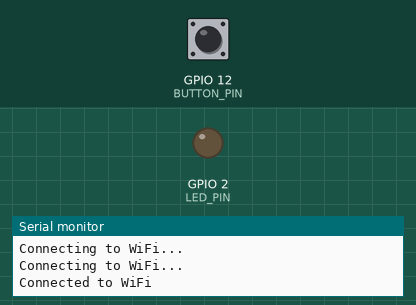
Recording of a sketch running on a simulated ESP32. On the bench: output pins drawn as LEDs (lit = HIGH), the last lines printed to the serial monitor. The inputs (shaded band) are chosen by the test bench; at power-on: GPIO 12 (BUTTON_PIN) HIGH. WiFi joins after 1.5 s; servers stay silent unless stated; uploads are accepted with an empty reply.

Above: at 2.7 s.
2.8 s: GPIO 12 (BUTTON_PIN) pulled LOW for 0.15 s
At 3.9 s:
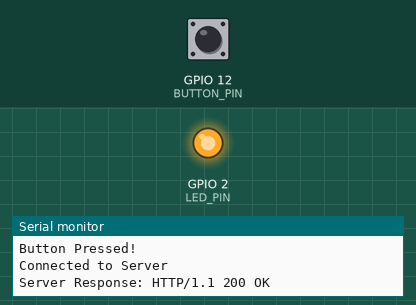
Timing chart, 0 to 24.6 s (numbered marks = the images above; inputs shaded):
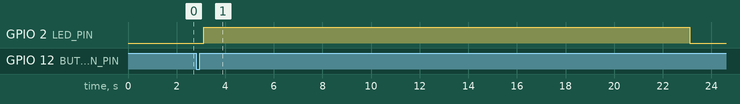

The sketch:

Client.ino
```cpp
#include <WiFi.h>

// WiFi credentials and server address
const char* ssid = "NETGEAR22";
const char* password = "greatoctopus400";
const char* serverIP = "192.168.0.31";

// Pin definitions
#define BUTTON_PIN 12
#define LED_PIN 2 // Adjust to your LED's connected pin

// Constants
const unsigned long DEBOUNCE_TIME = 50; // Debounce time in milliseconds

// Variables for debouncing
unsigned long lastDebounceTime = 0;
int lastButtonState = HIGH;
int buttonState;

void setup() {
  Serial.begin(115200);
  pinMode(BUTTON_PIN, INPUT_PULLUP);
  pinMode(LED_PIN, OUTPUT);

  // Initialize WiFi
  WiFi.begin(ssid, password);
  while (WiFi.status() != WL_CONNECTED) {
    delay(500);
    Serial.println("Connecting to WiFi...");
  }
  Serial.println("Connected to WiFi");
}

void loop() {
  int readButton = digitalRead(BUTTON_PIN);

  // Check for a button state change
  if (readButton != lastButtonState) {
    lastDebounceTime = millis();
  }

  if ((millis() - lastDebounceTime) > DEBOUNCE_TIME) {
    // If the button state has changed:
    if (readButton != buttonState) {
      buttonState = readButton;

      // Button press logic
      if (buttonState == LOW) {
        Serial.println("Button Pressed!");
        if (sendRequest()) {
          // Turn on the LED if the server received the message
          digitalWrite(LED_PIN, HIGH);
          delay(20000); // LED on for 1 second
          digitalWrite(LED_PIN, LOW);
        }
      }
    }
  }

  lastButtonState = readButton;
}

bool sendRequest() {
  WiFiClient client;
  const int maxRetries = 10; // Maximum number of connection attempts
  int attempt = 0;
  bool connected = false;

  // Attempt to connect to the server with retries
  while (!connected && attempt < maxRetries) {
    if (client.connect(serverIP, 80)) {
      connected = true; // Successful connection
      Serial.println("Connected to Server");

      // Send HTTP request to the server
      client.println("GET / HTTP/1.1");
      client.println("Host: " + String(serverIP));
      client.println("Connection: close");
      client.println();

      // Wait for server response
      while (client.connected() && !client.available()) {
        delay(1); // Small delay to allow data to arrive
      }

      // Read and print the server response (basic check)
      if (client.available()) {
        String response = client.readStringUntil('\r');
        Serial.println("Server Response: " + response);
        client.stop(); // Close the connection
        return true; // Indicate success
      }
    } else {
      attempt++;
      Serial.print("Connection attempt ");
      Serial.print(attempt);
      Serial.println(" failed, retrying...");
      delay(1000); // Wait a bit before retrying
    }
  }

  if (!connected) {
    Serial.println("Connection to Server Failed after retries");
    return false; // Indicate failure after all retries
  }
  return false; // Fallback return statement
}
```

Measured:
- after the input at 2.8 s, GPIO 2 (LED_PIN): LOW → HIGH after 0.31 s, → LOW 20.0 s later
